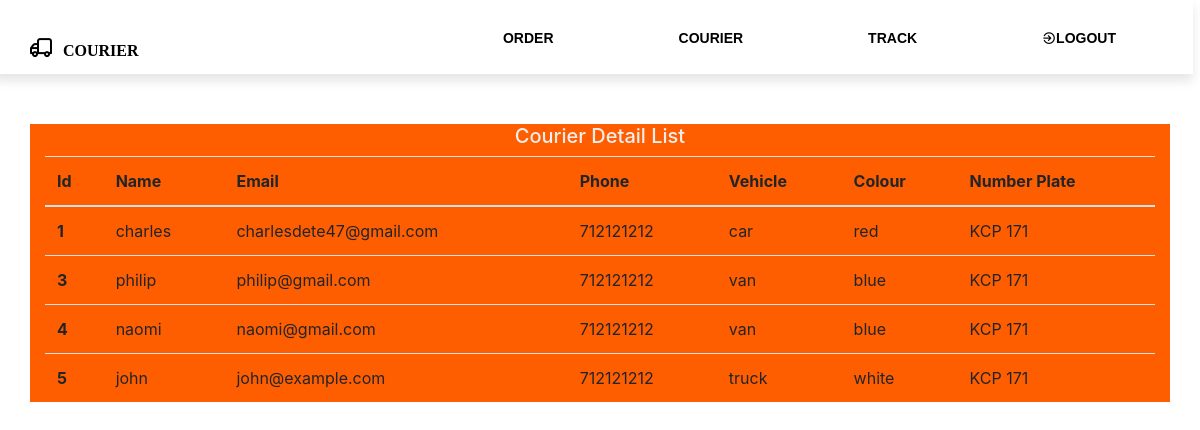
Page /courier_details.php (signed in) on the committed database.
### tables this page shows
CREATE TABLE `courier_details` (
  `id` int(6) NOT NULL,
  `Name` text NOT NULL,
  `Email` varchar(100) NOT NULL,
  `Phone` int(12) NOT NULL,
  `County` text NOT NULL,
  `Vehicle_type` text NOT NULL,
  `Vehicle_colour` text NOT NULL,
  `Number_plate` varchar(7) NOT NULL,
  `Status` text NOT NULL
);

### courier_details.php (the view, shortened to what this page needs)
<?php
include 'header.php';
    $servername = "localhost";
    $dbname = "courier";
    $dbusername = "charlie";
    $dbpassword = "root123@";
    $conn =mysqli_connect($servername,$dbusername,$dbpassword,$dbname);
?>
<!DOCTYPE html>
<html lang="en">
<head>
    <link rel="stylesheet" href="style.css">
    <link rel="stylesheet" href="https://maxcdn.bootstrapcdn.com/bootstrap/4.0.0/css/bootstrap.min.css">
</head>
<body>
 <div class="container">
<h5>Courier Detail List</h5>
<table class="table">
  <thead>
    <tr>
      <th scope="col">Id</th>
      <th scope="col">Name</th>
      <th scope="col">Email</th>
      <th scope="col">Phone</th>
      <th scope="col">Vehicle</th>
      <th scope="col">Colour</th>
      <th scope="col">Number Plate</th>
    </tr>
  </thead>
  <tbody>
  <?php
$sql="SELECT *FROM courier_details";
$result=mysqli_query($conn,$sql);
if($result){
    while($row=mysqli_fetch_assoc($result)){
        $id=$row['id'];
        $name =$row['Name'];
        $email =$row['Email'];
        $phone = $row['Phone'];
        $vehicle = $row['Vehicle_type'];
        $vehicle_colour = $row['Vehicle_colour'];
        $number_plate = $row['Number_plate'];
        echo'<tr>
        <th scope="row">'.$id.'</th>
        <td>'.$name.'</td>
        <td>'.$email.'</td>
         <td>'.$phone.'</td>
         <td>'.$vehicle.'</td>
         <td>'.$vehicle_colour.'</td>
         <td>'.$number_plate.'</td>
       </tr>';
    }
}
  ?>
  </tbody>
</table>
 </div>
</body>
</html>

### style.css (style rules this page uses)
body { padding-bottom:1px ; }
.container { background-color:rgb(255, 94, 0) ; margin-top: 50px; }
.container h5 { text-align: center; color: #eee; }

### rows in the picture
courier_details: id "1", Name "charles", Email "charlesdete47@gmail.com", Phone "712121212", Vehicle_type "car", Vehicle_colour "red", Number_plate "KCP 171"
courier_details: id "3", Name "philip", Email "philip@gmail.com", Phone "712121212", Vehicle_type "van", Vehicle_colour "blue", Number_plate "KCP 171"
courier_details: id "4", Name "naomi", Email "naomi@gmail.com", Phone "712121212", Vehicle_type "van", Vehicle_colour "blue", Number_plate "KCP 171"
courier_details: id "5", Name "john", Email "john@example.com", Phone "712121212", Vehicle_type "truck", Vehicle_colour "white", Number_plate "KCP 171"
